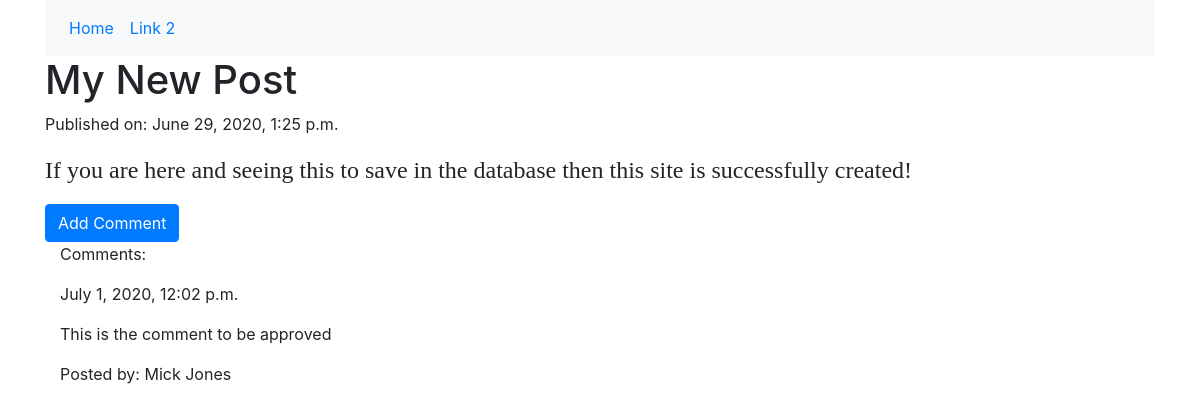
/post/1, run on the app's committed database.
### basicapp/models.py (models this page shows, shortened)
class Post(models.Model):
    author = models.ForeignKey("auth.User",on_delete=models.CASCADE)
    title = models.CharField(max_length=200)
    text = models.TextField()
    created_date = models.DateTimeField(default=timezone.now)
    published_date = models.DateTimeField(blank=True, null=True)

class Comment(models.Model):
    post = models.ForeignKey(Post, related_name='comments', on_delete=models.CASCADE)
    author = models.CharField(max_length=200)
    email = models.EmailField()
    text = models.TextField()
    created_date = models.DateTimeField(default=timezone.now)
    approved_comment = models.BooleanField(default=False)

### basicapp/views.py (the view)
# urls.py: path('post/<int:pk>',views.PostDetailView.as_view(),name='post_detail'),
class PostDetailView(DetailView):
    model = Post
    context_object_name='post'

### basicapp/templates/basicapp/post_detail.html (shortened to what this page needs)
{% extends 'basicapp/base.html'%}
{% block content %}
  <h1> {{post.title}}</h1>
  {% if post.published_date %}
  <p>Published on: {{post.published_date}}</p>
  {% else %}
  <a class="btn btn-primary" href="{% url 'post_publish' pk=post.pk%}">Publish</a>
  {% endif %}
  <p class="postcontent">{{post.text|safe|linebreaksbr}}</p>
  <a class="btn btn-primary" href="{% url 'add_comment_to_post' pk=post.pk %}">Add Comment</a>
  <div class="container">
    <p>Comments:</p>
    {% for comment in post.comments.all %}
    {% if user.is_authenticated or comment.approved_comment %}
      {{comment.created_date}}
      <p>{{comment.text|safe|linebreaks}} </p>
      <p> Posted by: {{comment.author}} </p>
    {% endif %}
    {% endfor %}
  </div>
{% endblock %}

### basicapp/static/basicapp/css/mystyle.css (style rules this page uses)
.postcontent { font-family: 'Montserrat'; font-size:1.5em; }

### data on the page
Post: title "My New Post", published_date "June 29, 2020, 1:25 p.m.", text "If you are here and seeing this to save in the database then this site is successfully created!"
Comment: created_date "July 1, 2020, 12:02 p.m.", text "This is the comment to be approved", author "Mick Jones"
